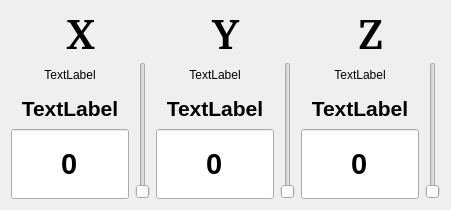
   <widget class="QWidget" name="gridLayoutWidget_6">
    <property name="geometry">
     <rect>
      <x>760</x>
      <y>20</y>
      <width>451</width>
      <height>198</height>
     </rect>
    </property>
    <layout class="QGridLayout" name="gridLayout_6">
     <item row="2" column="0">
      <widget class="QLabel" name="paramLabel_4">
       <property name="minimumSize">
        <size>
         <width>100</width>
         <height>30</height>
        </size>
       </property>
       <property name="font">
        <font>
         <pointsize>16</pointsize>
         <weight>75</weight>
         <bold>true</bold>
        </font>
       </property>
       <property name="contextMenuPolicy">
        <enum>Qt::CustomContextMenu</enum>
       </property>
       <property name="text">
        <string>TextLabel</string>
       </property>
       <property name="alignment">
        <set>Qt::AlignCenter</set>
       </property>
      </widget>
     </item>
     <item row="3" column="0">
      <widget class="QLineEditMod1" name="lineEdit_4">
       <property name="minimumSize">
        <size>
         <width>100</width>
         <height>70</height>
        </size>
       </property>
       <property name="font">
        <font>
         <pointsize>22</pointsize>
         <weight>75</weight>
         <bold>true</bold>
        </font>
       </property>
       <property name="contextMenuPolicy">
        <enum>Qt::CustomContextMenu</enum>
       </property>
       <property name="text">
        <string>0</string>
       </property>
       <property name="alignment">
        <set>Qt::AlignCenter</set>
       </property>
      </widget>
     </item>
     <item row="1" column="3" rowspan="3">
      <widget class="QSliderMod1" name="verticalSlider_5">
       <property name="contextMenuPolicy">
        <enum>Qt::CustomContextMenu</enum>
       </property>
       <property name="orientation">
        <enum>Qt::Vertical</enum>
       </property>
      </widget>
     </item>
     <item row="1" column="4">
      <widget class="QLabel" name="blockLabel_6">
       <property name="minimumSize">
        <size>
         <width>100</width>
         <height>25</height>
        </size>
       </property>
       <property name="contextMenuPolicy">
        <enum>Qt::CustomContextMenu</enum>
       </property>
       <property name="text">
        <string>TextLabel</string>
       </property>
       <property name="alignment">
        <set>Qt::AlignCenter</set>
       </property>
      </widget>
     </item>
     <item row="2" column="4">
      <widget class="QLabel" name="paramLabel_6">
       <property name="minimumSize">
        <size>
         <width>100</width>
         <height>30</height>
        </size>
       </property>
       <property name="font">
        <font>
         <pointsize>16</pointsize>
         <weight>75</weight>
         <bold>true</bold>
        </font>
       </property>
       <property name="contextMenuPolicy">
        <enum>Qt::CustomContextMenu</enum>
       </property>
       <property name="text">
        <string>TextLabel</string>
       </property>
       <property name="alignment">
        <set>Qt::AlignCenter</set>
       </property>
      </widget>
     </item>
     <item row="3" column="2">
      <widget class="QLineEditMod1" name="lineEdit_5">
       <property name="minimumSize">
        <size>
         <width>100</width>
         <height>70</height>
        </size>
       </property>
       <property name="font">
        <font>
         <pointsize>22</pointsize>
         <weight>75</weight>
         <bold>true</bold>
        </font>
       </property>
       <property name="contextMenuPolicy">
        <enum>Qt::CustomContextMenu</enum>
       </property>
       <property name="text">
        <string>0</string>
       </property>
       <property name="alignment">
        <set>Qt::AlignCenter</set>
       </property>
      </widget>
     </item>
     <item row="1" column="0">
      <widget class="QLabel" name="blockLabel_4">
       <property name="minimumSize">
        <size>
         <width>100</width>
         <height>25</height>
        </size>
       </property>
       <property name="contextMenuPolicy">
        <enum>Qt::CustomContextMenu</enum>
       </property>
       <property name="text">
        <string>TextLabel</string>
       </property>
       <property name="alignment">
        <set>Qt::AlignCenter</set>
       </property>
      </widget>
     </item>
     <item row="3" column="4">
      <widget class="QLineEditMod1" name="lineEdit_6">
       <property name="minimumSize">
        <size>
         <width>100</width>
         <height>70</height>
        </size>
       </property>
       <property name="font">
        <font>
         <pointsize>22</pointsize>
         <weight>75</weight>
         <bold>true</bold>
        </font>
       </property>
       <property name="contextMenuPolicy">
        <enum>Qt::CustomContextMenu</enum>
       </property>
       <property name="text">
        <string>0</string>
       </property>
       <property name="alignment">
        <set>Qt::AlignCenter</set>
       </property>
      </widget>
     </item>
     <item row="1" column="1" rowspan="3">
      <widget class="QSliderMod1" name="verticalSlider_4">
       <property name="contextMenuPolicy">
        <enum>Qt::CustomContextMenu</enum>
       </property>
       <property name="orientation">
        <enum>Qt::Vertical</enum>
       </property>
      </widget>
     </item>
     <item row="1" column="5" rowspan="3">
      <widget class="QSliderMod1" name="verticalSlider_6">
       <property name="contextMenuPolicy">
        <enum>Qt::CustomContextMenu</enum>
       </property>
       <property name="orientation">
        <enum>Qt::Vertical</enum>
       </property>
      </widget>
     </item>
     <item row="1" column="2">
      <widget class="QLabel" name="blockLabel_5">
       <property name="minimumSize">
        <size>
         <width>100</width>
         <height>25</height>
        </size>
       </property>
       <property name="contextMenuPolicy">
        <enum>Qt::CustomContextMenu</enum>
       </property>
       <property name="text">
        <string>TextLabel</string>
       </property>
       <property name="alignment">
        <set>Qt::AlignCenter</set>
       </property>
      </widget>
     </item>
     <item row="2" column="2">
      <widget class="QLabel" name="paramLabel_5">
       <property name="minimumSize">
        <size>
         <width>100</width>
         <height>30</height>
        </size>
       </property>
       <property name="font">
        <font>
         <pointsize>16</pointsize>
         <weight>75</weight>
         <bold>true</bold>
        </font>
       </property>
       <property name="contextMenuPolicy">
        <enum>Qt::CustomContextMenu</enum>
       </property>
       <property name="text">
        <string>TextLabel</string>
       </property>
       <property name="alignment">
        <set>Qt::AlignCenter</set>
       </property>
      </widget>
     </item>
     <item row="0" column="0" colspan="2">
      <widget class="QLabel" name="label_2">
       <property name="maximumSize">
        <size>
         <width>16777215</width>
         <height>45</height>
        </size>
       </property>
       <property name="font">
        <font>
         <family>Bitstream Charter</family>
         <pointsize>32</pointsize>
         <weight>75</weight>
         <bold>true</bold>
        </font>
       </property>
       <property name="text">
        <string>X</string>
       </property>
       <property name="alignment">
        <set>Qt::AlignCenter</set>
       </property>
      </widget>
     </item>
     <item row="0" column="2" colspan="2">
      <widget class="QLabel" name="label_3">
       <property name="maximumSize">
        <size>
         <width>16777215</width>
         <height>45</height>
        </size>
       </property>
       <property name="font">
        <font>
         <family>Bitstream Charter</family>
         <pointsize>32</pointsize>
         <weight>75</weight>
         <bold>true</bold>
        </font>
       </property>
       <property name="text">
        <string>Y</string>
       </property>
       <property name="alignment">
        <set>Qt::AlignCenter</set>
       </property>
      </widget>
     </item>
     <item row="0" column="4" colspan="2">
      <widget class="QLabel" name="label_4">
       <property name="maximumSize">
        <size>
         <width>16777215</width>
         <height>45</height>
        </size>
       </property>
       <property name="font">
        <font>
         <family>Bitstream Charter</family>
         <pointsize>32</pointsize>
         <weight>75</weight>
         <bold>true</bold>
        </font>
       </property>
       <property name="text">
        <string>Z</string>
       </property>
       <property name="alignment">
        <set>Qt::AlignCenter</set>
       </property>
      </widget>
     </item>
    </layout>
   </widget>
